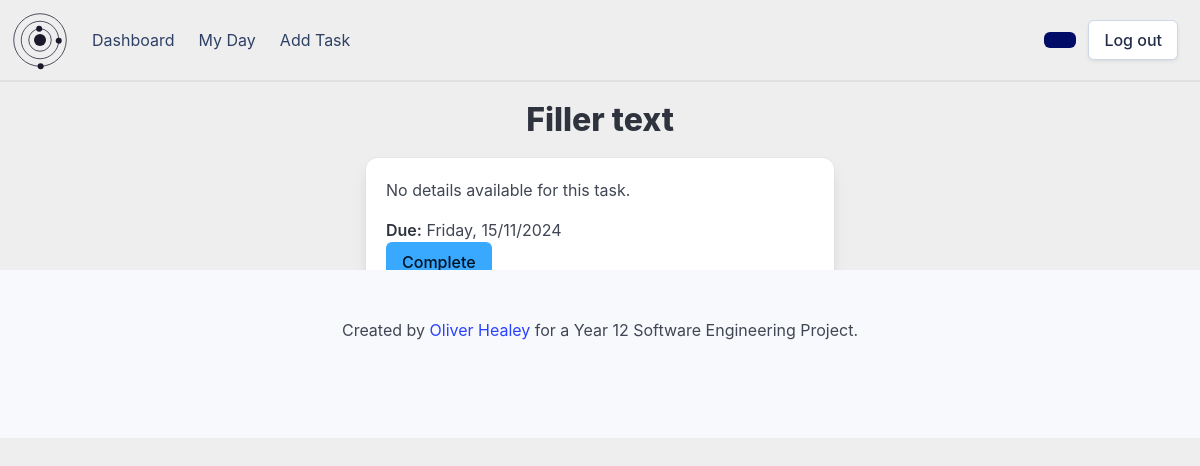
The app's page /task/dd428fc2-4dab-4157-8fb7-ec445ab201b3, older data.
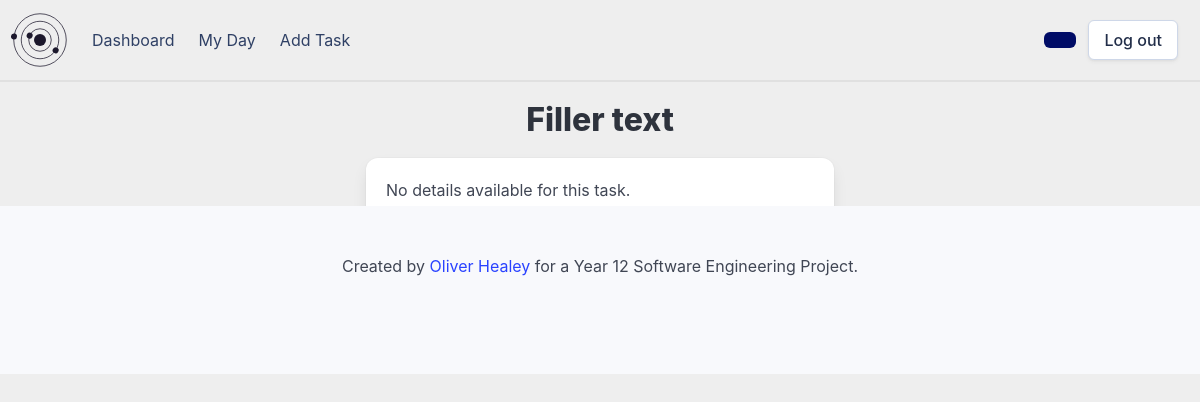
The same page, newer data.
### setup_db.py (models this page shows)
class Task(Base):
    __tablename__ = 'tasks'
    task_id = Column(String, primary_key=True)
    name = Column(String, nullable=False)
    details = Column(String)
    important = Column(Boolean, nullable=False)
    due_date = Column(DateTime, nullable=False)
    completed = Column(Boolean, nullable=False)
    user_id = Column(String, ForeignKey('userdetails.id'), nullable=False)
    group_id = Column(String, ForeignKey('groups.group_id'), nullable=False)
    user = relationship('User', back_populates='tasks')
    groups = relationship('Group', back_populates='tasks')

### app.py (the view)
@app.route('/task/<task_id>')
def viewTask(task_id):
    task = sessionDb.query(Task).filter(Task.task_id == task_id).first()
    group = sessionDb.query(Group).filter(Group.group_id == task.group_id).first()
    return render_template('task.html', task=task, group=group)

### templates/task.html (shortened to what this page needs)
{% extends 'base_loggedin.html' %}
{% block heading %}{{ task.name }}{% endblock %}
{% block content %}
    <div class="container">
        <div class="columns is-centered">
            <div class="column is-half">
                <div class="box">
                    {% if task.details %}
                        <p>{{ task.details }}</p>
                    {% else %}
                        <p>No details available for this task.</p>
                    {% endif %}
                    {% if not task.completed %}
                        <strong>Due:</strong> {{ task.due_date.strftime('%A, %d/%m/%Y') }}<br>
                        <form action="/complete" method="POST">
                            <input type="submit" value="Complete" class="button is-primary">
                        </form>
                    {% else %}
                        <strong class="has-text-success">Task Complete</strong>
                    {% endif %}
                    <a href="/edittask/{{ task.task_id }}" class="button is-info">Edit</a>
                    <a href="/deletetask/{{ task.task_id }}" class="button is-danger" onclick="if (!confirm('Are you sure you want to delete this task?')) {event.preventDefault();}">Delete</a>
                </div>
            </div>
        </div>
    </div>
{% endblock %}

Row changes from the older to the newer data that the page shows:
changed Task "Filler text": completed False → True (drawn); due_date "Friday, 15/11/2024" → (not shown)
Text that changed along with them:
form field value: "Complete" → (not shown)
text no longer shown: "Due:"
